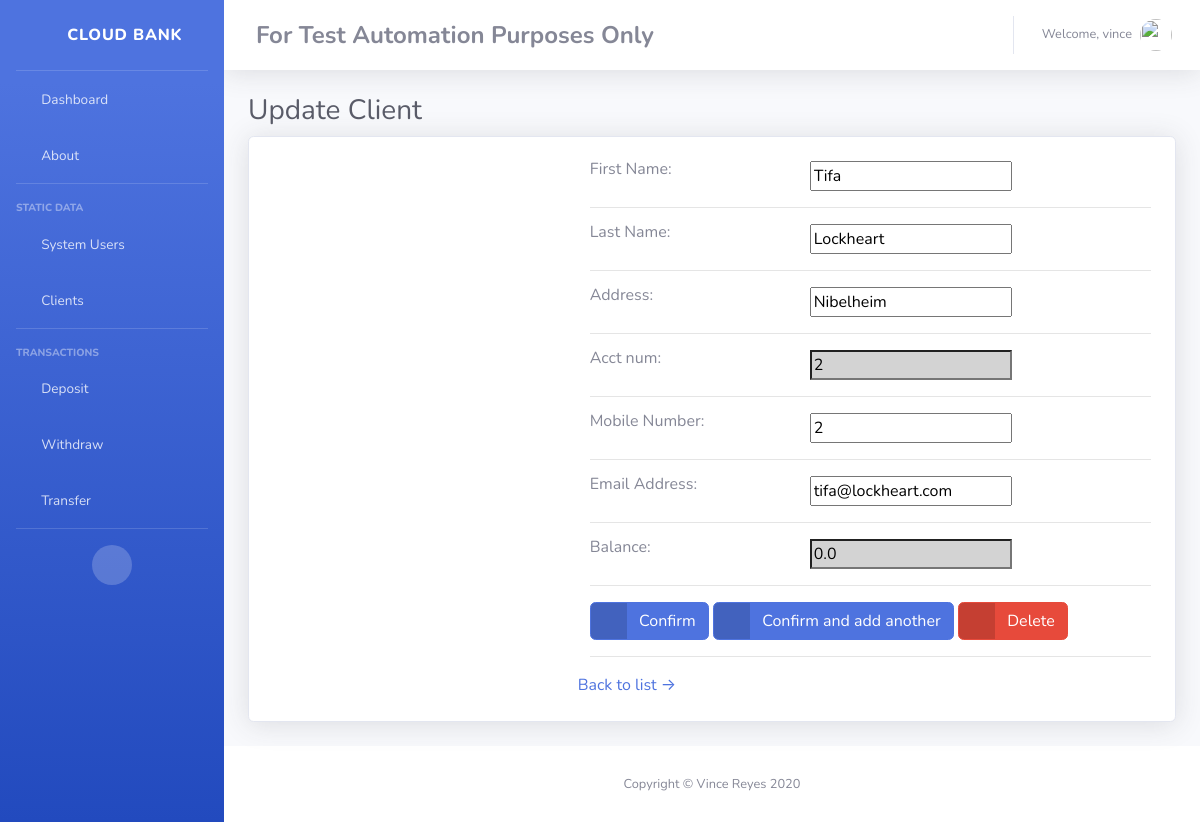
/bank/client_update/45/ (signed in), run on the app's committed database.
### bank/models.py (models this page shows, shortened)
class Client(models.Model):
    fname = models.CharField('First Name', max_length=20)
    lname = models.CharField('Last Name', max_length=20)
    addr = models.CharField('Address', max_length=50)
    acct_num = models.IntegerField('Account Number', unique=True)
    mobile_num = models.IntegerField('Mobile Number')
    email_addr = models.EmailField('Email Address', max_length=200, unique=True)
    balance = models.FloatField('Account Balance')
    created_by = models.ForeignKey(User, default=None, on_delete=models.CASCADE)

### bank/views.py (the view, shortened to what this page needs)
# urls.py: path('client_update/<int:pk>/', views.ClientUpdate.as_view(), name='client_update'),
class ClientUpdate(LoginRequiredMixin, UpdateView):
    model = models.Client
    form_class = forms.ClientForm
    template_name = 'bank/client_update.html'
    success_url = reverse_lazy('bank:client_list')
    def get_context_data(self, **kwargs):
        form = forms.ClientForm(instance=self.object)
        context = {'form': form, 'id': self.object.id}
        return context

### bank/forms.py
class ClientForm(ModelForm):
    acct_num = forms.IntegerField(widget=forms.TextInput(attrs={'readonly': '',
                                                                'style': 'background-color:#d3d3d3;'}))
    balance = forms.FloatField(widget=forms.TextInput(attrs={'readonly': '',
                                                             'style': 'background-color:#d3d3d3;',
                                                             'value': 0}))
    class Meta:
        model = models.Client
        fields = ['fname',
                  'lname',
                  'addr',
                  'acct_num',
                  'mobile_num',
                  'email_addr',
                  'balance']

### bank/templates/bank/client_update.html (shortened to what this page needs)
{% extends "bank/base/object_form.html" %}
{% load static %}
{% block content_title %}Update Client{% endblock %}
{%block obj_list_url%}{% url 'bank:client_list' %}{% endblock %}
{% block delete_button %}
<a href="{% url 'bank:client_delete' id %}" class="btn btn-danger btn-icon-split">
                    <span class="icon text-white-50">
                      <i class="fas fa-trash"></i>
                    </span>
    <span class="text">Delete</span>
</a>
{% endblock %}

### bank/templates/bank/base/object_form.html (shortened to what this page needs)
{% extends "bank/base/base_template.html" %}
{% block content %}
<div class="row">
    <div class="col-xl-12 col-lg-7">
        <div class="card shadow mb-4">
            <div class="card-body p-0">
                <div class="row">
                    <div class="col-lg-4 d-lg-block {% block img_class %}{% endblock %}"></div>
                    <div class="col-lg-8">
                        <div class="p-4">
                            <div class="text-center">
                                <form class="user" action="{% block form_action %}{% endblock %}" method="post">
                                    <fieldset {{disabled }}>
                                        {% for item in form %}
                                        <div class="form-group text-left">
                                            <label class="required">{{ item.label }}:</label>
                                            {{ item }}
                                        </div>
                                        <hr>
                                        {% endfor %}
                                    </fieldset>
                                    <div class="text-left">
                                        <button {{ hidden }} type="submit"
                                                class="btn btn-primary btn-icon-split">
                    <span class="icon text-white-50">
                      <i class="fas fa-check"></i>
                    </span>
                                            <span class="text">Confirm</span>
                                        </button>
                                        <button {{ hidden }} type="submit"
                                                class="btn btn-primary btn-icon-split">
                    <span class="icon text-white-50">
                      <i class="fas fa-check"></i>
                    </span>
                                            <span class="text">Confirm and add another</span>
                                        </button>
                                        {% block delete_button %}{% endblock %}
                                    </div>
                                    <hr>
                                    <div class="row">
                                        <a rel="nofollow"
                                           href="{% block obj_list_url %}{% endblock %}">Back to list &rarr;</a></div>
                                </form>
                            </div>
                        </div>
                    </div>
                </div>
            </div>
        </div>
    </div>
</div>
{% endblock %}

### bank/templates/bank/base/base_template.html (shortened to what this page needs)
<!DOCTYPE html>
<html lang="en">
<head>
    {% load static %}
    <link href="vendor/fontawesome-free/css/all.min.css" rel="stylesheet" type="text/css">
    <link href="css/sb-admin-2.min.css" rel="stylesheet">
</head>
<body id="page-top">
<div id="wrapper">
    <ul class="navbar-nav bg-gradient-primary sidebar sidebar-dark accordion" id="accordionSidebar">
        <a class="sidebar-brand d-flex align-items-center justify-content-center" href="{% url 'bank:about'%}">
            <div class="sidebar-brand-icon">
                <i class="fas fa-cloud"></i>
            </div>
            <div class="sidebar-brand-text mx-3">Cloud Bank</div>
        </a>
        <hr class="sidebar-divider my-0">
        <li class="nav-item">
            <a class="nav-link" href="{% url 'bank:dashboard' %}">
                <i class="fas fa-fw fa-tachometer-alt"></i>
                <span>Dashboard</span></a>
            <a class="nav-link" href="{% url 'bank:about' %}">
                <i class="fas fa-fw fa-info-circle"></i>
                <span>About</span></a>
        </li>
        <hr class="sidebar-divider">
        <div class="sidebar-heading">
            Static Data
        </div>
        <li class="nav-item">
            <a class="nav-link collapsed" href="#" data-toggle="collapse" data-target="#collapseUsers"
               aria-expanded="true" aria-controls="collapseUsers">
                <i class="fas fa-fw fa-user-cog"></i>
                <span>System Users</span>
            </a>
        </li>
        <li class="nav-item">
            <a class="nav-link collapsed" href="#" data-toggle="collapse" data-target="#collapseClients"
               aria-expanded="true" aria-controls="collapseClients">
                <i class="fas fa-fw fa-user-tie"></i>
                <span>Clients</span>
            </a>
        </li>
        <hr class="sidebar-divider">
        <div class="sidebar-heading">
            Transactions
        </div>
        <li class="nav-item">
            <a class="nav-link collapsed" href="#" data-toggle="collapse" data-target="#collapseDeposit"
               aria-expanded="true" aria-controls="collapseDeposit">
                <i class="fas fa-fw fa-angle-double-up"></i>
                <span>Deposit</span>
            </a>
        </li>
        <li class="nav-item">
            <a class="nav-link collapsed" href="#" data-toggle="collapse" data-target="#collapseWithdraw"
               aria-expanded="true" aria-controls="collapseWithdraw">
                <i class="fas fa-fw fa-angle-double-down"></i>
                <span>Withdraw</span>
            </a>
        </li>
        <li class="nav-item">
            <a class="nav-link collapsed" href="#" data-toggle="collapse" data-target="#collapseTransfer"
               aria-expanded="true" aria-controls="collapseTransfer">
                <i class="fas fa-fw fa-exchange-alt"></i>
                <span>Transfer</span>
            </a>
        </li>
        <hr class="sidebar-divider d-none d-md-block">
        <div class="text-center d-none d-md-inline">
            <button class="rounded-circle border-0" id="sidebarToggle"></button>
        </div>
    </ul>
    <div id="content-wrapper" class="d-flex flex-column">
        <div id="content">
            <nav class="navbar navbar-expand navbar-light bg-white topbar mb-4 static-top shadow">
                    <div class="d-none d-sm-inline-block form-inline mr-auto ml-md-3 my-2 my-md-0 mw-100">
                        <h4 class="mr-2 d-none d-lg-inline text-gray-600"><strong>For Test Automation Purposes Only</strong></h4>
                    </div>
                <ul class="navbar-nav ml-auto">
                    <li class="nav-item dropdown no-arrow mx-1">
                        <a class="nav-link dropdown-toggle" href="#" id="alertsDropdown" role="button"
                           data-toggle="dropdown" aria-haspopup="true" aria-expanded="false">
                            <i class="fas fa-bell fa-fw"></i>
                        </a>
                    </li>
                    <li class="nav-item dropdown no-arrow mx-1">
                        <a class="nav-link dropdown-toggle" href="#" id="messagesDropdown" role="button"
                           data-toggle="dropdown" aria-haspopup="true" aria-expanded="false">
                            <i class="fas fa-envelope fa-fw"></i>
                        </a>
                    </li>
                    <li class="nav-item dropdown no-arrow">
                        <a class="nav-link dropdown-toggle" href="#" id="userDropdown" role="button"
                           data-toggle="dropdown" aria-haspopup="true" aria-expanded="false">
                            <span class="mr-2 d-none d-lg-inline text-gray-600 small">{% if user.id %}Welcome, {% firstof user.get_short_name user.get_username %}{% endif %}</span>
                            <img class="img-profile rounded-circle" src="img/puppy_avatar.jpg">
                        </a>
                    </li>
                </ul>
            </nav>
            <div class="container-fluid">
                <h1 class="h3 mb-2 text-gray-800">{% block content_title %}{% endblock %}</h1>
                {% block content %}{% endblock %}
            </div>
        </div>
        <footer class="sticky-footer bg-white">
            <div class="container my-auto">
                <div class="copyright text-center my-auto">
                    <span>Copyright &copy; Vince Reyes 2020</span>
                </div>
            </div>
        </footer>
    </div>
</div>
</body>
</html>

### data on the page
Client: form "Tifa" "Lockheart" "Nibelheim" "2" "2" "tifa@lockheart.com" "0.0"

### other printed values
{{ item.label }} "First Name" "Last Name" "Address" "Acct num" "Mobile Number" "Email Address" "Balance"
